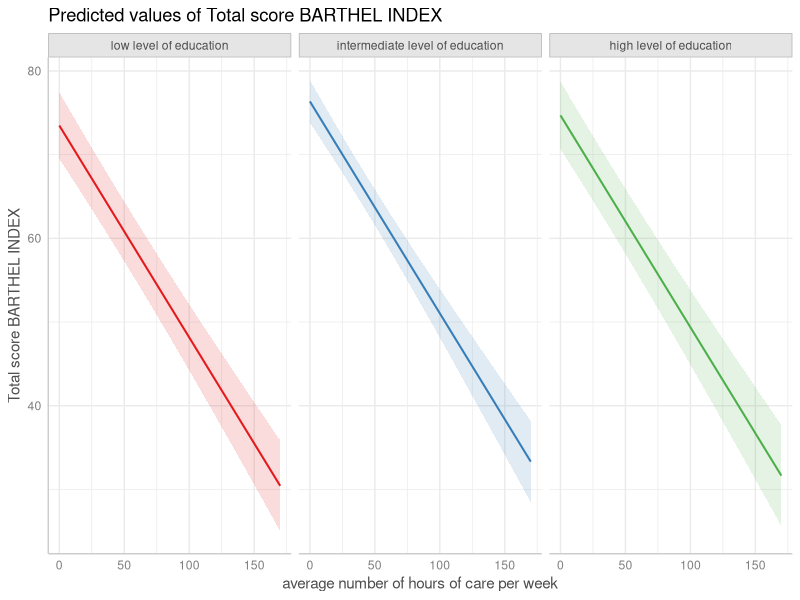
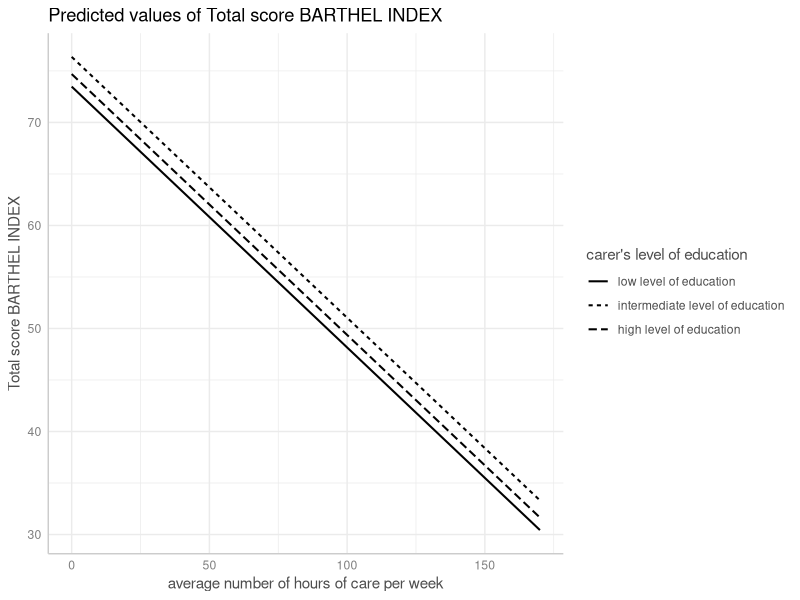
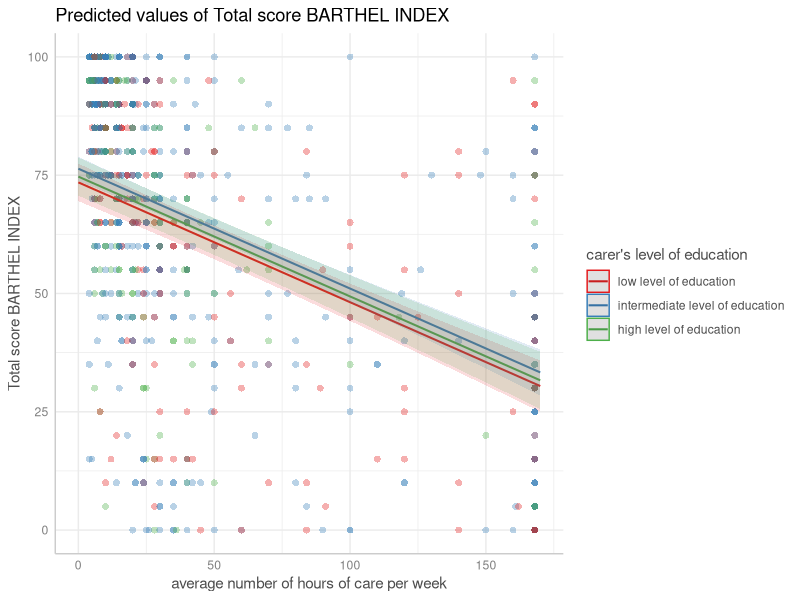
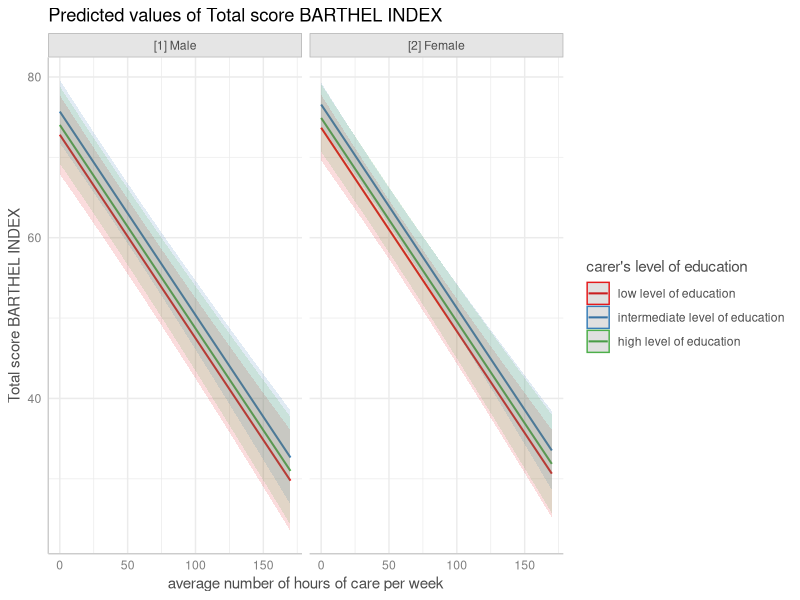
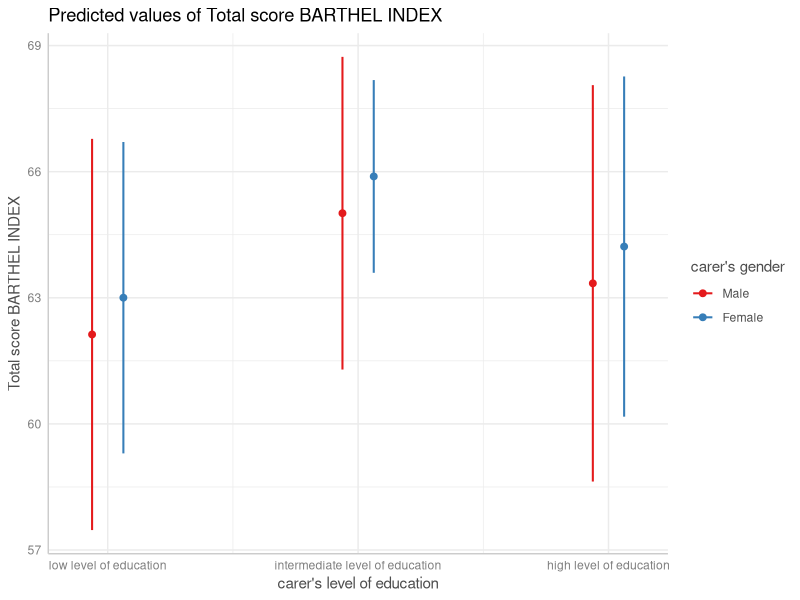
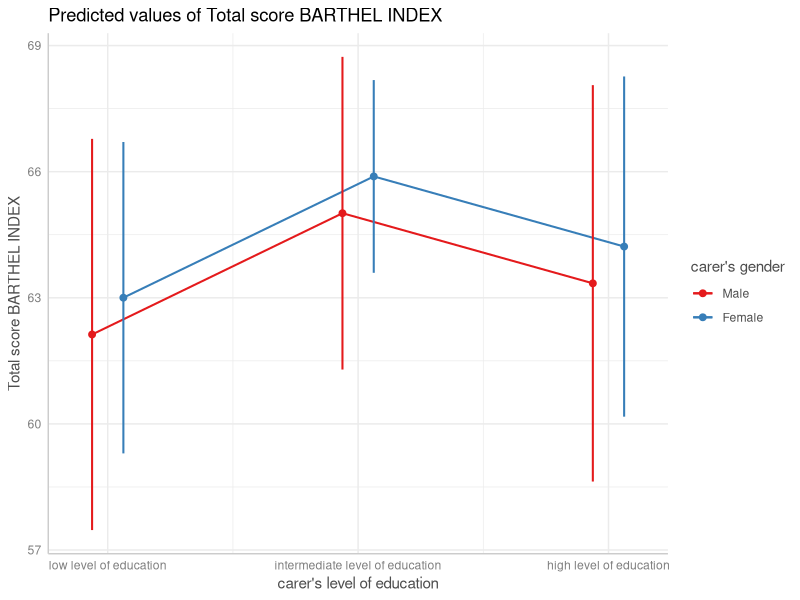
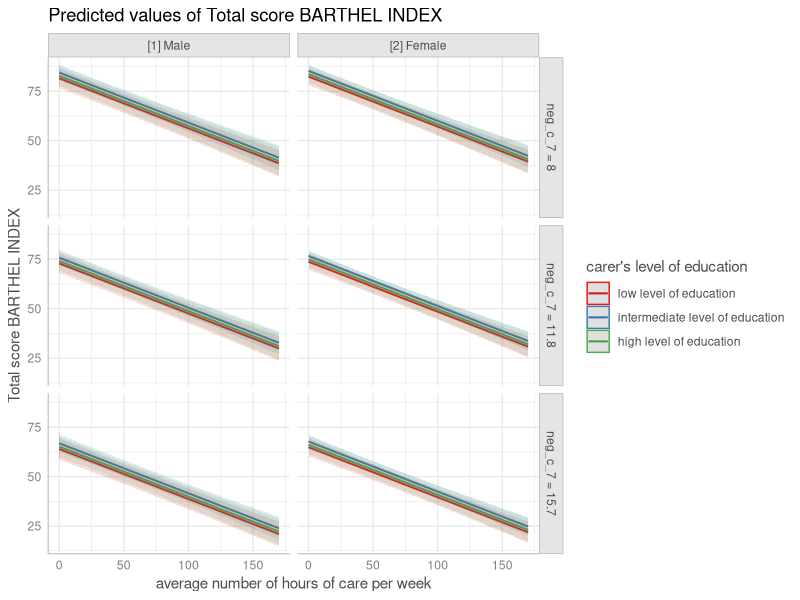
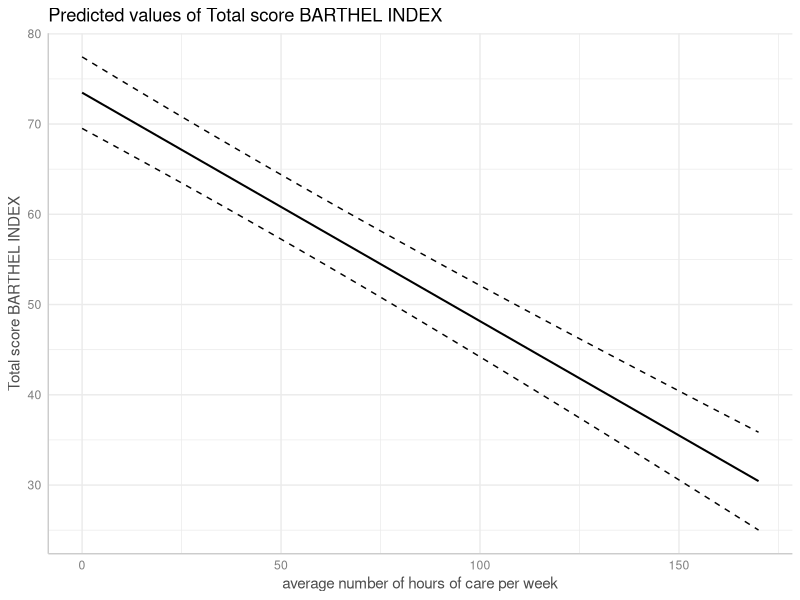

R code for these plots, in order: (Note: this script raises an error after producing the figures.)
## ---- chunk 1
knitr::opts_chunk$set(collapse = TRUE, comment = "#>", dev = "png", fig.width = 7, fig.height = 4, message = FALSE, warning = FALSE)
options(width = 800)
if (!requireNamespace("ggplot2", quietly = TRUE) ||
    !requireNamespace("lme4", quietly = TRUE) ||
    !requireNamespace("survival", quietly = TRUE) ||
    !requireNamespace("sjmisc", quietly = TRUE)) {
  knitr::opts_chunk$set(eval = FALSE)
}
## ---- chunk 2
library(ggeffects)
library(sjmisc)
data(efc)
efc$c172code <- to_label(efc$c172code)
fit <- lm(barthtot ~ c12hour + neg_c_7 + c161sex + c172code, data = efc)
## ---- chunk 3
dat <- ggpredict(fit, terms = c("c12hour", "c172code"))
plot(dat, facets = TRUE)
## ---- chunk 4
# don't use facets, b/w figure, w/o confidence bands
plot(dat, colors = "bw", show_ci = FALSE)
## ---- chunk 5
dat <- ggpredict(fit, terms = c("c12hour", "c172code"))
plot(dat, show_data = TRUE)
## ---- chunk 6
# for three variables, automatic facetting
dat <- ggpredict(fit, terms = c("c12hour", "c172code", "c161sex"))
plot(dat)
## ---- chunk 7
# categorical variables have errorbars
dat <- ggpredict(fit, terms = c("c172code", "c161sex"))
plot(dat)
## ---- chunk 8
# point-geoms for discrete x-axis can be connected with lines
plot(dat, connect_lines = TRUE)
## ---- chunk 9
# for four variables, automatic facetting and integrated panel
dat <- ggpredict(fit, terms = c("c12hour", "c172code", "c161sex", "neg_c_7"))
# use 'one.plot = FALSE' for returning multiple single plots
plot(dat, one_plot = TRUE)
## ---- chunk 10
# dashed lines for CI
dat <- ggpredict(fit, terms = "c12hour")
plot(dat, ci_style = "dash")
## ---- chunk 11
# facet by group
dat <- ggpredict(fit, terms = c("c12hour", "c172code"))
plot(dat, facets = TRUE, ci_style = "errorbar", dot_size = 1.5)
## ---- chunk 12
dat <- ggpredict(fit, terms = "c172code")
plot(dat, ci_style = "dot")
## ---- chunk 13
library("lme4")
m <- glm(
  cbind(incidence, size - incidence) ~ period,
  family = binomial,
  data = lme4::cbpp
)

dat <- ggpredict(m, "period")

# normal plot, asymmetrical error bars
plot(dat)
## ---- chunk 14
# plot with log-transformed y-axis
plot(dat, log_y = TRUE)
## ---- chunk 15
# plot with log-transformed y-axis, modify breaks
plot(
  dat, log_y = TRUE,
  breaks = c(0.05, 0.1, 0.15, 0.2, 0.25, 0.3),
  limits = c(0.01, 0.3)
)
## ---- chunk 16
library(survival)
data("lung2")
m <- coxph(Surv(time, status) ~ sex + age + ph.ecog, data = lung2)

# predicted risk-scores
pr <- ggpredict(m, c("sex", "ph.ecog"))
plot(pr)
## ---- chunk 17
# probability of survival
pr <- ggpredict(m, c("sex", "ph.ecog"), type = "survival")
plot(pr)
## ---- chunk 18
# cumulative hazards
pr <- ggpredict(m, c("sex", "ph.ecog"), type = "cumulative_hazard")
plot(pr)
## ---- chunk 19
show_pals()
## ---- chunk 20
dat <- ggpredict(fit, terms = c("c12hour", "c172code"))
plot(dat, facets = TRUE, colors = "circus")
## ---- chunk 21
dat <- ggpredict(fit, terms = c("c172code", "c12hour [quart]"))
plot(dat, colors = "hero", dodge = 0.4) # increase space between error bars
